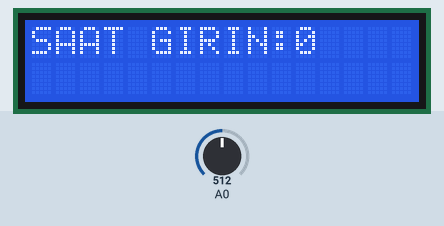
This sketch was run on a simulated Arduino Uno, built with avr-gcc and run on an emulated ATmega328P. Parts: 16×2 character LCD. The inputs (shaded band) are chosen by the test bench; at power-on: A0 = 512.

Above: at 1.7 s.
1.8 s: A0 set to 536
3.5 s: A0 set to 573
At 4.13 s:
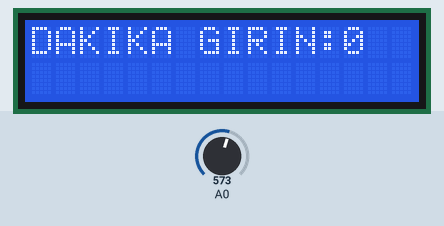
At 5.1 s:
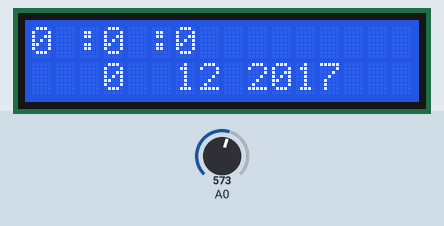
Timing chart, 0 to 6.6 s (numbered marks = the images above; inputs shaded):
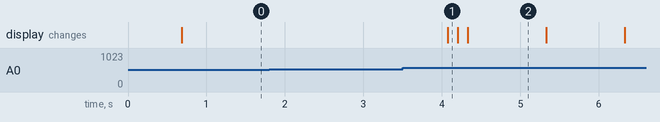

Measured:
- the behaviour switches between 554 and 555 on A0 (found by bisection; images 0 and 1)
- after the input at 1.8 s, every drawn part: stays the same
- after the input at 3.5 s, the display: changes after 0.57 s (image 1)
- what the display in image 2 shows lasts 1.0 s, from 4.3 s to 5.3 s

The sketch:

Saat.ino
```cpp
#include <LiquidCrystal.h>

LiquidCrystal lcd(8,9,4,5,6,7);

#define sag 0
#define ust 1
#define alt 2
#define sol 3
#define secim 4
#define yok 5

int okunan=0;
int deger=7;

int saat=0;
int dakika=0;
int saniye=0;
int gun=0;
int tarih=2000;

int sure=120;

void setup() {
  lcd.begin(16,2);
  pinMode(A1,INPUT);

  lcd.setCursor(0,0);
  lcd.print("TARIH SAAT");
  delay(500);
}

void loop() {
  do
  {
    deger=tus_oku();
    delay(sure);

    lcd.setCursor(0,0);
    lcd.print("SAAT GIRIN:");

    if(deger==ust){saat=saat+1;}
    if(deger==alt && deger>0){saat--;}
    lcd.setCursor(11,0);
    lcd.print(saat);
    delay(sure);

  }while(deger!=secim);

  deger=7;

  do
  {
     deger=tus_oku();
     delay(sure);

     lcd.setCursor(0,0);
     lcd.print("DAKIKA GIRIN:");
     if(deger==ust){dakika++;}
     if(deger==alt && deger>0){dakika--;}

     lcd.setCursor(13,0);
     lcd.print(dakika);
     delay(sure);

  }while(deger!=secim);
  deger=7;

  do
  {
    lcd.clear();
    deger=tus_oku();
    lcd.setCursor(0,0);
    lcd.print("GUN GIRIN:");
    if(deger==ust){gun++;}
    if(deger==alt){gun--;}
    lcd.setCursor(10,0);
    lcd.print(gun);
    delay(sure);

  }while(deger!=secim);
  deger=7;
  lcd.clear();
  /*do
  {
    lcd.clear();
    lcd.setCursor(0,0);
    lcd.print("TARIH:");
    if(deger==ust){tarih++;}
    if(deger==alt&&deger>1){tarih--;}
    lcd.setCursor(6,0);
    lcd.print(tarih);
    delay(sure);

  }while(deger!=secim);*/

  lcd.clear();
  lcd.setCursor(3,1);
  lcd.print(gun);
  lcd.setCursor(6,1);
  lcd.print("12");
  lcd.setCursor(9,1);
  lcd.print("2017");

  for(int i=saat;i<60;i++)
  {
    lcd.setCursor(0,0);
    lcd.print(i);
    lcd.setCursor(2,0);
    lcd.print(":");

    for(int j=dakika;j<60;j++)
    {
      lcd.setCursor(3,0);
      lcd.print(j);
      lcd.setCursor(5,0);
      lcd.print(":");
      for(int g=saniye;g<60;g++)
      {
        lcd.setCursor(6,0);
        lcd.print(g);
        delay(1000);
        if(saniye<10)
        {
          lcd.setCursor(7,0);
          lcd.print(" ");
          if(saniye<10)
        {
          lcd.setCursor(7,0);
          lcd.print(" ");
        }
       }
      }
    }
  }
}

int tus_oku()
{
  okunan=analogRead(0);
  if(okunan>1000)return yok;
  if(okunan<50)return sag;
  if(okunan<195)return ust;
  if(okunan<380)return alt;
  if(okunan<555)return sol;
  if(okunan<790)return secim;
  return yok;
}
```
